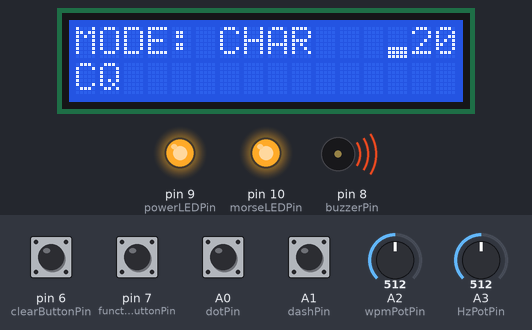
The sketch below on a simulated Arduino Uno, built with avr-gcc and run on an emulated ATmega328P. Parts: 16×2 character LCD, output pins drawn as LEDs (lit = HIGH), buzzer (waves = sounding). The test bench sets the inputs (shaded band); at power-on: A0 (dotPin), A1 (dashPin), pin 6 (clearButtonPin), pin 7 (functionButtonPin) HIGH, A3 (HzPotPin) = 512, A2 (wpmPotPin) = 512. Random numbers use the default seed unless the sketch sets one; what the sketch prints to the serial monitor is not drawn.

Above: at 4.74 s.
5.3 s: pin 6 (clearButtonPin) pulled LOW for 0.15 s
At 5.76 s:
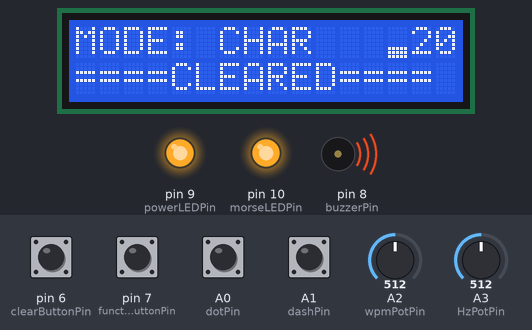
6.0 s: A0 (dotPin) pulled LOW for 0.15 s
At 6.32 s:
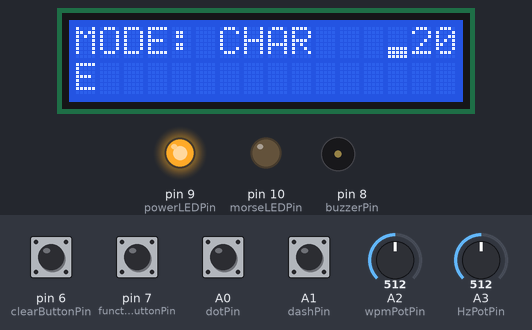
6.7 s: A1 (dashPin) pulled LOW for 0.15 s
At 7.3 s:
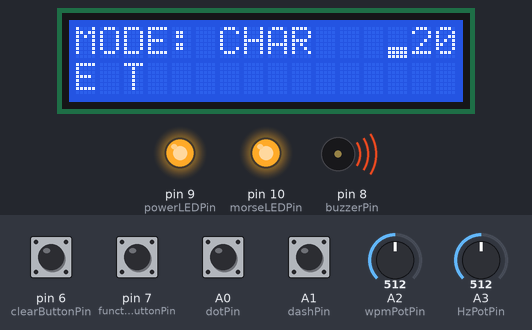
7.4 s: pin 7 (functionButtonPin) pulled LOW for 0.15 s
At 8.3 s:
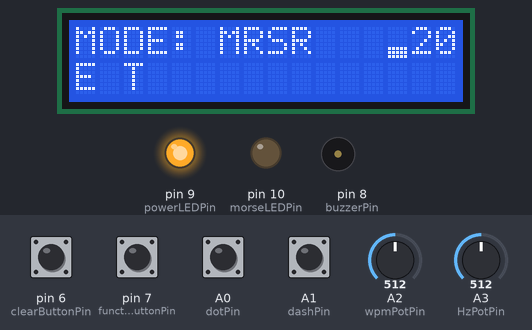
9.0 s: A3 (HzPotPin) set to 499
At 10.3 s:
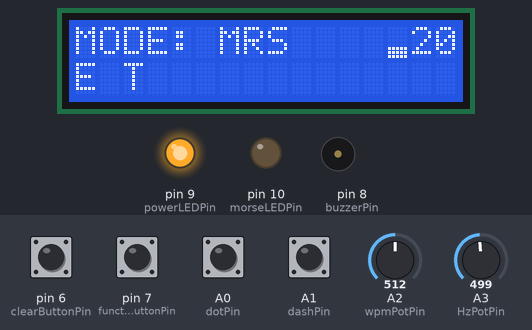
11.0 s: A0 (dotPin) pulled LOW for 1 s
At 13.1 s:
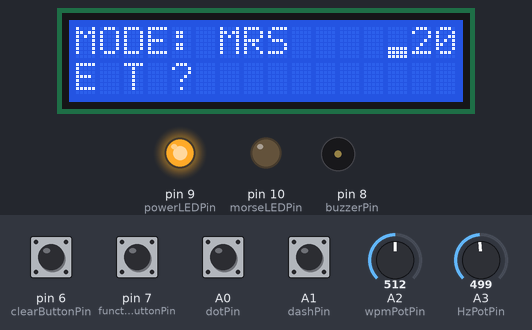
Timing chart, 0 to 14.5 s (numbered marks = the images above; inputs shaded):
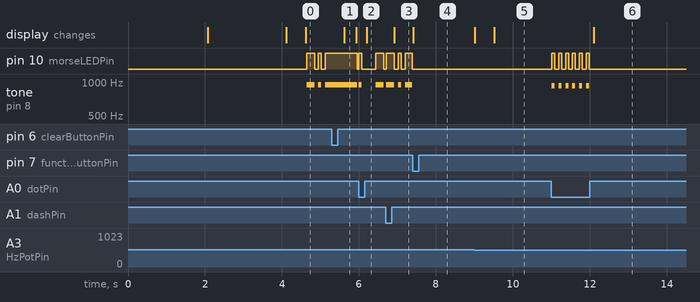

Measured:
- the behaviour switches between 512 and 511 on A3 (HzPotPin) (found by bisection; images 4 and 5)
- after the input at 5.3 s, the display: changes after 0.31 s (image 1)
- after the input at 6.0 s, the display: changes after 0.21 s (image 2)
- after the input at 6.7 s, the display: changes after 0.22 s (image 3)
- after the input at 7.4 s, the display: changes at once (image 4)
- after the input at 9.0 s, the display: first changes at once (image 5 shows a later state)
- after the input at 11.0 s, pin 10 (morseLEDPin): alternates HIGH for 0.08 s and LOW for 0.10 s, 12 changes in all, then stays LOW, starting at once; tone on pin 8 (buzzerPin): alternates 925 Hz for 0.08 s and silent for 0.10 s, 12 changes in all, then stays silent, starting at once; the display: changes after 1.1 s (image 6)

The sketch:

Arduino_Code-V_02.03.1.ino
```cpp
#include "lcd_display.h"
#include "decoder_both.h"
#include "PinSettings.h"
#include "Globals.h"
#include "Encoder.h"
#include "Button_Controoller.h"
#include "Default_Sounds.h"
#include "Buffer_Test.h"
#include "WPM_Controller.h"
#include "Buffer_Cleanner.h"
#include "Hz_Controller.h"
#include "CLI_Debuger.h"


// ----------------------------------------------------------------------------
// Timing helpers
// ----------------------------------------------------------------------------
unsigned long lastKeyTime         = 0;    // When last paddle element began
unsigned long lastDecodeTime      = 0;    // When last character was decoded
unsigned long lastModeSwitchTime  = 0;    // Debounce timer for mode button

// ----------------------------------------------------------------------------
// Paddle keying state machine
// ----------------------------------------------------------------------------
enum KeyingState { IDLE, SENDING_DOT, SENDING_DASH, POST_DELAY };
KeyingState   keyingState       = IDLE;   // Current manual-keying phase
unsigned long keyingStartTime   = 0;      // Timestamp for start of dot/dash or gap
char          queuedElement     = '\0';   // Next symbol to send: '.' or '-'

// ----------------------------
//           SETUP
// ----------------------------
void setup() {
  // Configure I/O pin modes
  pinMode(dotPin, INPUT_PULLUP);            // Dot paddle (active LOW)
  pinMode(dashPin, INPUT_PULLUP);           // Dash paddle
  pinMode(buzzerPin, OUTPUT);               // Buzzer output
  pinMode(morseLEDPin, OUTPUT);             // Morse-LED indicator
  pinMode(powerLEDPin, OUTPUT);             // Power-status LED
  pinMode(functionButtonPin, INPUT_PULLUP); // Mode toggle button
  pinMode(clearButtonPin, INPUT_PULLUP);    // Clear buffer button

  // Power LED ON
  digitalWrite(powerLEDPin, HIGH);

  // Initialize Serial for debug and Serial-to-Morse
  Serial.begin(9600);
  Serial.println("");
  Serial.println("CW KEYER by Ekin Efe GUNGOR"); // Startup banner

  // Play opening sequence and initialize LCD
  Serial.print("Opening Sound - ");
  initLCD();                             // Show welcome message
  CQ();                                  // Emit “CQ” tone
  updateLCDText(sentenceBuffer);         // Display (empty) buffer
  updateLCDMode(decoderMode);            // Display current mode icon
  updateWPMLevel(WPM);                   // Display current speed
  // CleanBuffer();                      // Optional: clear buffers/display

  // Legacy buffer-test code (disabled):
  // static bool done = false;
  // if (!done) {
  //   BufferTest tester;
  //   tester.fillAndPlay();
  //   Serial.println(tester.getBuffer());
  //   done = true;
  // }
}

// ----------------------------
//           LOOP
// ----------------------------
void loop() {
  unsigned long now = millis();


  // --- Switch Decoder Mode ---
  if (digitalRead(functionButtonPin) == LOW && now - lastModeSwitchTime > 500) {
    decoderMode = (decoderMode + 1) % 3;
    updateLCDMode(decoderMode);
    lastModeSwitchTime = now;
  }

  // --- Clear Button ---
  if (digitalRead(clearButtonPin) == LOW) {
    clearButton();
  }

  // --- Update WPM from Potentiometer ---
  // if (WPM != lastWPM){
    WPM_Controller();
  // }

  // --- Update toneHz from Potentiometer ---
  if (CheckHertz()){
    hzController();
  }

  // --- Paddle Input State Machine ---
  bool dotPressed = digitalRead(dotPin) == LOW;
  bool dashPressed = digitalRead(dashPin) == LOW;

  if (keyingState == IDLE) {
    if (dotPressed && !dashPressed) {
      queuedElement = '.';
      keyingLength = dotDuration;
      playDot();
      morseBuffer += ".";
      startKeying(now);
    } else if (dashPressed && !dotPressed) {
      queuedElement = '-';
      keyingLength = dotDuration * 3;
      playDash();
      morseBuffer += "-";
      startKeying(now);
    } else if (dotPressed && dashPressed) {
      queuedElement = lastWasDot ? '-' : '.';
      keyingLength = (queuedElement == '.') ? dotDuration : dotDuration * 3;
      if (queuedElement == '.') playDot(); else playDash();
      morseBuffer += queuedElement;
      startKeying(now);
      lastWasDot = !lastWasDot;
    }
  } else if (keyingState == SENDING_DOT || keyingState == SENDING_DASH) {
    if (now - keyingStartTime >= keyingLength) {
      stopTone();
      keyingStartTime = now;
      keyingState = POST_DELAY;
      keyingLength = dotDuration;
    }
  } else if (keyingState == POST_DELAY && now - keyingStartTime >= keyingLength) {
    keyingState = IDLE;
  }

  // --- Decode Morse ---
  if (morseBuffer.length() > 0 && !dotPressed && !dashPressed &&
      now - lastKeyTime >= dotDuration * 3 && !justDecoded) {
    decodeMorse(morseBuffer);
    morseBuffer = "";
    justDecoded = true;
    lastDecodeTime = now;
    Serial.println(sentenceBuffer);
    updateLCDText(sentenceBuffer);
  }

  // --- Word Gap Handling ---
  if (justDecoded && !dotPressed && !dashPressed &&
      now - lastDecodeTime >= dotDuration * 7) {
    sentenceBuffer += " ";
    justDecoded = false;
    updateLCDText(sentenceBuffer);
  }


  // --- Run Serial Encoder ---
  handleEncoding(millis());


}

// ----------------------------
//      FUNCTION DEFINITIONS
// ----------------------------

void startKeying(unsigned long now) {
  keyingState = (queuedElement == '.') ? SENDING_DOT : SENDING_DASH;
  keyingStartTime = now;
  lastKeyTime = now;
  justDecoded = false;
}
```

Buffer_Cleanner.h
```cpp
#ifndef BUFFER_CLEANNER_H
#define BUFFER_CLEANNER_H

#include "Globals.h"
#include "lcd_display.h"

// ----------------------------------------------------------------------------
// Clears both the sentence and Morse-code buffers, refreshes the LCD, and
// reapplies the current decoder mode and WPM settings with a debounce delay.
// ----------------------------------------------------------------------------

void CleanBuffer () {
    sentenceBuffer = "";    // RESET the text buffer.
    morseBuffer = "";       // RESER the morsse-Code buffer.

    // Informamtion output for CLI
    Serial.print("sentenceBuffer: === CLEARED ===");
    Serial.print(" || ");
    Serial.println("morseBuffer: === CLEARED ===");

    delay(300);  // debounce

    // Update all the elemts on the LCD
    clearLCDText();
    updateLCDMode(decoderMode);
    updateWPMLevel(WPM);
    updateLCDText(sentenceBuffer);
}

#endif
```

Buffer_Test.h
```cpp
#ifndef BUFFER_TEST_H
#define BUFFER_TEST_H

#include <Arduino.h>
#include "PinSettings.h"
#include "Globals.h"    // extern String sentenceBuffer;
#include "Encoder.h"    // encodeBuffer, charIndex, symbolIndex, encodeState, encodeStartTime, handleEncoding
#include "lcd_display.h" // updateLCDText, lcdPrintFinal

class BufferTest {
public:
  static const uint8_t MAX_LEN = 100;

  BufferTest() {
    randomSeed(analogRead(A0));
    sentenceBuffer = "";                  // global buffer'ı temizle
    updateLCDText(sentenceBuffer);         // LCD'yi temizle ve başlat
    Serial.println("[BufferTest] Başlatıldı");
  }

  // Bir rastgele karakter ekle, anında çal, ve hem seri hem LCD'ye yaz
  bool addAndPlayRandom() {
    if (sentenceBuffer.length() >= MAX_LEN) return false;

    char c = randomChar();
    sentenceBuffer += c;                   // global buffer'a ekle

    // Konsol ve LCD güncelle
    Serial.print(c);
    updateLCDText(sentenceBuffer);

    // Morse encode akışını başlat
    encodeBuffer    = String(c);
    charIndex       = 0;
    symbolIndex     = 0;
    encodeState     = INTER_LETTER;
    encodeStartTime = millis();
    while (encodeState != IDLE_ENCODE) {
      handleEncoding(millis());
    }

    delay(10);  // karakterler arası küçük boşluk
    return true;
  }

  // Buffer dolana kadar ekleme ve oynatma
  void fillAndPlay() {
    while (addAndPlayRandom()) {
      // kendi içinde çalışıyor
    }
    Serial.println();
    Serial.print("[BufferTest] Tamamlandı: ");
    Serial.println(sentenceBuffer);

    // Final metni büyük puntoda göster
    lcd.clear();
    lcdPrintFinal(sentenceBuffer);
  }

  // Buffer içeriğini döner
  String getBuffer() const {
    return sentenceBuffer;
  }

private:
  // Rastgele karakter havuzu
  char randomChar() {
    const char* pool = "ABCDEFGHIJKLMNOPQRSTUVWXYZ0123456789 ";
    size_t idx = random(strlen(pool));
    return pool[idx];
  }
};

#endif // BUFFER_TEST_H
```

Button_Controoller.h
```cpp
#ifndef BUTTON_CONTROLLER_H
#define BUTTON_CONTROLLER_H

#include "PinSettings.h"
#include "Globals.h"
#include "Buffer_Cleanner.h"
#include <Arduino.h>
#include "CLI_Debuger.h"

// ----------------------------------------------------------------------------
// Handles the “clear” button press: wipes text and Morse buffers, resets the
// display, outputs debug info, and debounces the input.
// ----------------------------------------------------------------------------

void clearButton(){
    DefaultLocation = "Button_Controoller.h - clearButton";
    DefaultMessage = "'CleanBuffer' function is calling.";
    CLIDebuger();
    CleanBuffer();
    DefaultMessage = "'CleanBuffer' function is called.";
    CLIDebuger();
}

// void modeButton() {

// }

#endif
```

CLI_Debuger.h
```cpp
#ifndef CLI_DEBUGER_H
#define CLI_DEBUGER_H

#include "Globals.h"

void CLIDebuger (){
    // Serial.print (DefaultLocation);
    // Serial.print (":" );
    // Serial.println (DefaultMessage);
}

#endif
```

Default_Sounds.h
```cpp
#ifndef DEFAULT_SOUND_H
#define DEFAULT_SOUND_H

#include "PinSettings.h"
#include "Globals.h"
#include "lcd_display.h"
#include "Buffer_Cleanner.h"

// ----------------------------------------------------------------------------
// Send the standard “CQ” call sign.
// - Loads “CQ” into the encode buffer and sentence buffer (for display).
// - Resets character/symbol indices and steps into inter-letter spacing.
// - Updates the LCD to show “CQ” at current mode and WPM.
// - Prints to Serial for monitoring, waits 1 s, then clears buffers.
// ----------------------------------------------------------------------------

void CQ(){
    encodeBuffer = "CQ ";         // what to send
    sentenceBuffer = encodeBuffer;
    charIndex      = 0;          // start at first character
    symbolIndex    = 0;          // start at first dot/dash
    encodeState    = INTER_LETTER;      // step into the letter-spacing state
    // encodeStartTime = millis(); // record when to begin
    // Serial.print("Encoding: ");
    updateLCDMode(decoderMode);
    updateWPMLevel(WPM);
    updateLCDText(sentenceBuffer);
    Serial.println(encodeBuffer);
    delay(2000);
    // CleanBuffer();
}

// ----------------------------------------------------------------------------
// Send the device’s call sign “TA1TA” over Serial.
// - Loads “TA1TA” into encodeBuffer, resets indices, steps into inter-letter.
// - (LCD and CleanBuffer steps are omitted here; just serial output.)
// ----------------------------------------------------------------------------
void callSign(){
    encodeBuffer = "TA1TA";         // what to send
    charIndex      = 0;          // start at first character
    symbolIndex    = 0;          // start at first dot/dash
    encodeState    = INTER_LETTER;      // step into the letter-spacing state
    // encodeStartTime = millis(); // record when to begin
    // Serial.print("Encoding: ");

    updateLCDMode(decoderMode);
    updateWPMLevel(WPM);
    updateLCDText(sentenceBuffer);
    Serial.println(encodeBuffer);
    delay(2500);
    // CleanBuffer();
}

#endif
```

Encoder.h
```cpp
#ifndef ENCODER_H
#define ENCODER_H

#include "PinSettings.h"
#include "Globals.h"

// ----------------------------------------------------------------------------
// stopTone(): Stop any ongoing tone on the buzzer and turn off the LED.
// ----------------------------------------------------------------------------
void stopTone() {
  noTone(buzzerPin);
  digitalWrite(morseLEDPin, LOW);
}

// ----------------------------------------------------------------------------
// playDash(): Begin a “dash” element by turning the tone and LED on.
// ----------------------------------------------------------------------------
void playDash() {
  tone(buzzerPin, toneHz);
  digitalWrite(morseLEDPin, HIGH);
}

// ----------------------------------------------------------------------------
// playDot(): Begin a “dot” element by turning the tone and LED on.
// ----------------------------------------------------------------------------
void playDot() {
  tone(buzzerPin, toneHz);
  digitalWrite(morseLEDPin, HIGH);
}

// ----------------------------------------------------------------------------
// getMorseCode(c):
//   Returns the dot/dash `String` for character `c` based on morseTable[].
//   - A–Z map to indices 0–25
//   - 0–9 map to indices 26–35
//   - Others return an empty string.
// ----------------------------------------------------------------------------
String getMorseCode(char c) {
  if (c >= 'A' && c <= 'Z') return morseTable[c - 'A'];
  if (c >= '0' && c <= '9') return morseTable[c - '0' + 26];
  return "";
}

// ----------------------------------------------------------------------------
// handleEncoding(now):
//   Main serial-to-Morse state machine. Call this each loop with `now = millis()`.
//   - Reads new text from Serial when idle
//   - Converts characters to Morse using getMorseCode()
//   - Drives playDot(), playDash(), stopTone(), and LED timing
//   - Manages states: IDLE_ENCODE, INTER_LETTER, WORD_GAP, ELEMENT_PLAY,
//     INTER_ELEMENT.
// ----------------------------------------------------------------------------
void handleEncoding(unsigned long now) {
  static unsigned long elementStart = 0;
  static bool isPlaying = false;          // isPlaying: true if buzzer/LED are currently active
  static char symbol = '\0';

  // 1) NEW INPUT: If idle and Serial has data, load it
  if (encodeState == IDLE_ENCODE && Serial.available()) {
    encodeBuffer = Serial.readStringUntil('\n');  // Read until newline
    encodeBuffer.trim();                          // Remove whitespace
    encodeBuffer.toUpperCase();                   // Work in uppercase
    charIndex = 0;                                // Reset char position
    symbolIndex = 0;                              // Reset symbol position
    encodeState = INTER_LETTER;                   // Start inter-letter gap
    encodeStartTime = now;                        // Mark current time
    Serial.print("Encoding: ");
    Serial.println(encodeBuffer);                 // Debug output
    return;                                       // Defer playback until next call
  }
  // 2) DONE? If we've sent all chars, return to idle
  if (charIndex >= encodeBuffer.length()) {
    encodeState = IDLE_ENCODE;
    return;
  }

  // 3) Get current character and branch on state
  char currentChar = encodeBuffer.charAt(charIndex);
  switch (encodeState) {

    // --- INTER_LETTER: Wait dotDuration*3 before next letter or word gap
    case INTER_LETTER:
      if (now - encodeStartTime >= dotDuration * 3) {
        if (currentChar == ' ') {
          encodeState = WORD_GAP;
        } else {
          currentMorse = getMorseCode(currentChar);
          symbolIndex = 0;
          encodeState = ELEMENT_PLAY;
        }
        encodeStartTime = now;
      }
    break;

    // --- WORD_GAP: Wait dotDuration*7 before resuming after a space
    case WORD_GAP:
      if (now - encodeStartTime >= dotDuration * 7) {
        charIndex++;
        encodeState = INTER_LETTER;
        encodeStartTime = now;
      }
    break;

    // --- ELEMENT_PLAY: Play a dot or dash from currentMorse
    case ELEMENT_PLAY:
      if (symbolIndex < currentMorse.length()) {
        symbol = currentMorse.charAt(symbolIndex);
        if (symbol == '.') {
          playDot();
          keyingLength = dotDuration;
        } else if (symbol == '-') {
          playDash();
          keyingLength = dotDuration * 3;
        }
        elementStart = now;
        encodeState = INTER_ELEMENT;  // Move to wait-and-stop
        isPlaying = true;
      } else {
        charIndex++;
        encodeState = INTER_LETTER;
        encodeStartTime = now;
      }
    break;

    // --- INTER_ELEMENT: Short gap (1 unit) between elements
    case INTER_ELEMENT:
      if (isPlaying && now - elementStart >= keyingLength) {
        stopTone();  // Stop after dot/dash
        isPlaying = false;
        elementStart = now;
      } else if (!isPlaying && now - elementStart >= dotDuration) {
        symbolIndex++;
        if (symbolIndex < currentMorse.length()) {
          encodeState = ELEMENT_PLAY;
        } else {
          charIndex++;
          encodeState = INTER_LETTER;
          encodeStartTime = now;
        }
      }
    break;
  }
}

#endif
```

Hz_Controller.h
```cpp
#ifndef HZ_CONTROLLER_H
#define HZ_CONTROLLER_H

#include <Arduino.h>
#include "PinSettings.h"
#include "Globals.h"
#include "lcd_display.h"

bool CheckHertz() {
    delay(25);
    int potValue = analogRead(HzPotPin);
    int step = map(potValue, 0, 1023, 0, numSteps);
    newToneHz = minHz + step * stepHz;
    if (newToneHz > lastToneHz+10 || newToneHz < lastToneHz-10) {
        toneHz = newToneHz;
        lastToneHz = newToneHz;
        return true;
    }
    return false;
}

void hzController() {
    // const int minHz = 400;
    // const int maxHz = 1500;
    // const int stepHz = 10;
    // const int numSteps = (maxHz - minHz) / stepHz;  // =110

        updateLCDToneHz(toneHz);
}

#endif
```

WPM_Controller.h
```cpp
#ifndef WPM_CONTROLLER_H
#define WPM_CONTROLLER_H

#include <Arduino.h>
#include "PinSettings.h"
#include "Globals.h"
#include "lcd_display.h"

void WPM_Controller() {
  int potValue = analogRead(wpmPotPin);   // read the wpm pot
  WPM = map(potValue, 0, 1023, 5, 35);    // map to 5–35 WPM
  dotDuration = 1200 / WPM;               // recalc the dot length
  // lastWPM = -1;                // only refresh the LCD when it actually changes
  if (WPM != lastWPM) {
    updateLCDMode(decoderMode);
    updateWPMLevel(WPM);
    lastWPM = WPM;
  }
}

#endif
```

Source omitted: Globals.h (4010 bytes), decoder_both.h (1702 bytes), PinSettings.h (944 bytes), lcd_display.h (6757 bytes)
